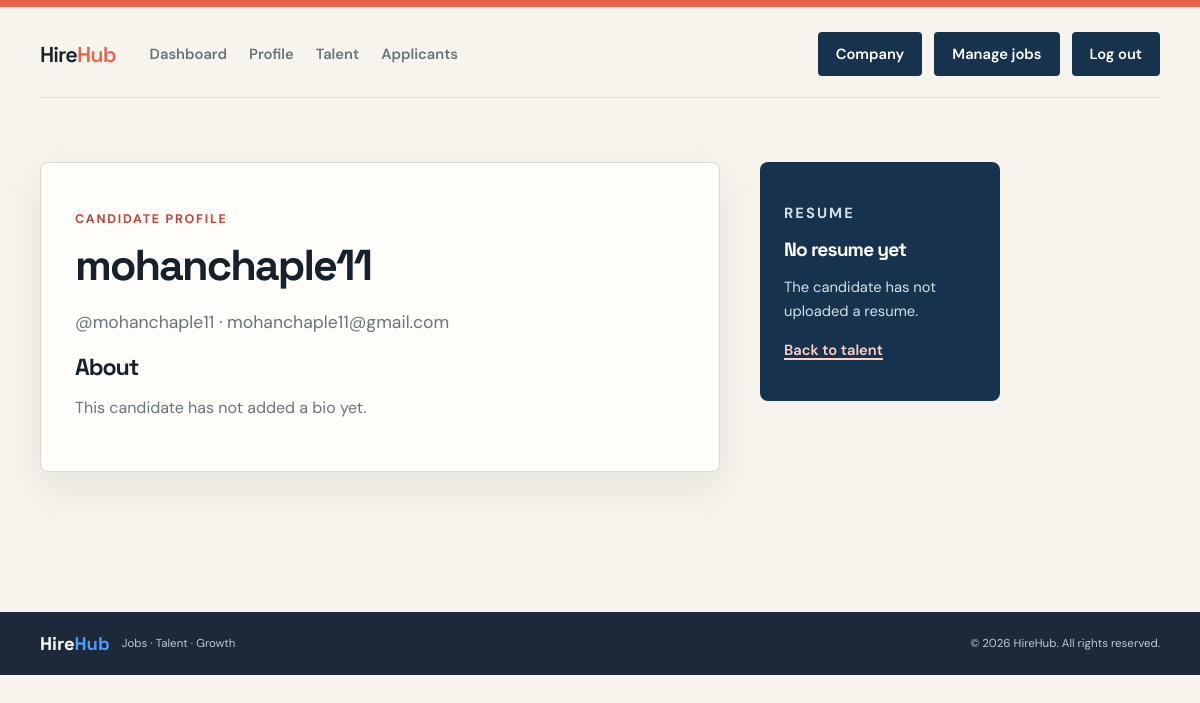
The page /users/candidates/1/ (signed in) on the database its author committed.
### users/models.py (models this page shows, shortened)
class Profile(models.Model):
	CANDIDATE = 'candidate'
	EMPLOYER = 'employer'
	ROLE_CHOICES = [(CANDIDATE, 'Job seeker'), (EMPLOYER, 'Recruiter')]
	user = models.OneToOneField(User, on_delete=models.CASCADE, related_name='profile')
	role = models.CharField(max_length=20, choices=ROLE_CHOICES, default=CANDIDATE)
	phone = models.CharField(max_length=30, blank=True)
	bio = models.TextField(blank=True)
	resume = models.FileField(upload_to='resumes/', blank=True, null=True)

### users/views.py (the view)
# urls.py: path('candidates/<int:pk>/', views.candidate_detail, name='candidate_detail'),
def candidate_detail(request, pk):
	if not request.user.is_authenticated:
		return redirect(f'/users/login/?next={request.path}')
	if not hasattr(request.user, 'profile') or request.user.profile.role != Profile.EMPLOYER:
		raise PermissionDenied('Only employers can view candidate profiles.')
	candidate = get_object_or_404(
		Profile.objects.select_related('user'), pk=pk, role=Profile.CANDIDATE
	)
	return render(request, 'users/candidate_detail.html', {'candidate': candidate})

### templates/users/candidate_detail.html (shortened to what this page needs)
{% extends 'base.html' %}
{% block content %}
<div class="profile-layout">
    <section class="form-panel">
        <p class="eyebrow">Candidate profile</p>
        <h1>{{ candidate.user.get_full_name|default:candidate.user.username }}</h1>
        <p class="lede">@{{ candidate.user.username }}{% if candidate.user.email %} · {{ candidate.user.email }}{% endif %}</p>
        <h2>About</h2>
        {% if candidate.bio %}
            {{ candidate.bio|linebreaks }}
        {% else %}
            <p class="muted">This candidate has not added a bio yet.</p>
        {% endif %}
    </section>
    <aside class="profile-card">
        <p class="eyebrow">Resume</p>
        {% if candidate.resume %}
            <h2>Ready to review</h2>
            <p>This candidate has uploaded a resume.</p>
            <a class="button" href="{{ candidate.resume.url }}">Download resume</a>
        {% else %}
            <h2>No resume yet</h2>
            <p class="muted">The candidate has not uploaded a resume.</p>
        {% endif %}
        <p><a href="{% url 'candidate_directory' %}">Back to talent</a></p>
    </aside>
</div>
{% endblock %}

### static/css/app.css (style rules this page uses)
:root { --ink: #17212b; --muted: #68747d; --paper: #f7f3ed; --surface: #fffdf9; --line: #ddd8cf; --navy: #17324d; --coral: #e8644a; --coral-dark: #bc4637; --mint: #d8eee2; --shadow: 0 16px 40px rgba(23, 33, 43, .08); --blue: #1768f2; --blue-soft: #eef6ff; --green: #15966d; }
* { box-sizing: border-box; }
body { margin: 0; background: var(--paper); color: var(--ink); font-family: 'DM Sans', sans-serif; }
body::before { content: ''; display: block; height: 7px; background: var(--coral); }
a { color: var(--navy); font-weight: 600; text-decoration-thickness: 2px; text-underline-offset: 3px; }
h1, h2, h3 { font-family: 'Space Grotesk', sans-serif; letter-spacing: -.045em; line-height: 1.05; }
h1 { font-size: clamp(2.5rem, 6vw, 5.2rem); max-width: 780px; margin: 0 0 20px; }
h2 { font-size: 1.45rem; margin: 0 0 9px; }
p { line-height: 1.65; }
.lede { max-width: 650px; color: var(--muted); font-size: 1.1rem; }
.eyebrow { color: var(--coral-dark); font-size: .78rem; font-weight: 700; letter-spacing: .14em; text-transform: uppercase; }
.muted { color: var(--muted); }
.form-panel { max-width: 680px; background: var(--surface); border: 1px solid var(--line); border-radius: 8px; box-shadow: var(--shadow); padding: 34px; }
.form-panel h1 { font-size: 2.7rem; }
.profile-layout { display: grid; grid-template-columns: minmax(0, 680px) 240px; gap: 40px; align-items: start; }
.profile-card { background: var(--navy); border-radius: 8px; color: #fff; padding: 24px; }
.profile-card h2 { color: #fff; font-size: 1.2rem; }
.profile-card p { color: #d4e0e8; font-size: .92rem; }
.profile-card a { color: #ffd1c5; }

### rows shown on the page
Profile: user.get_full_name "mohanchaple11", user.username "mohanchaple11", user.email "mohanchaple11@gmail.com"
